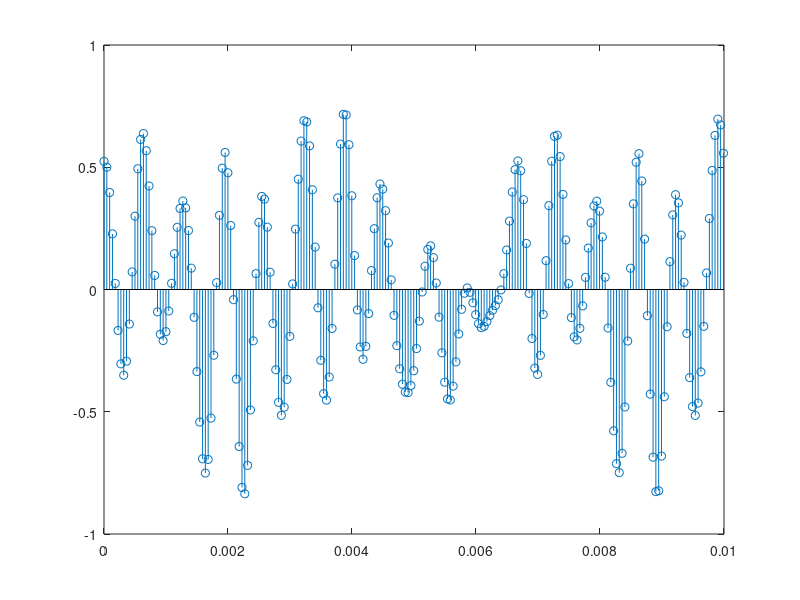

Write MATLAB code to recreate this figure.
f0=150;
fs=22020;
dauer=3;
t=0:1/fs:dauer;
x0=0
winkel0=0
xm=[ 0.1  0.05 0.2 0.1  0.05]
m=[ 2 6 10 11 14]
xm_winkel=[ -pi/4 pi/3 pi/4 -pi/2 -pi/3 ]
XnT=x0*cos(winkel0);
for i=1:1:length(xm)
XnT=XnT+2*xm(i)*cos(2*pi*m(i)*f0*t+xm_winkel(i));
end
dauers=0.01;
t=0:1/fs:dauers;
stem(t,XnT(1:1:length(t)));
sound(XnT,fs);